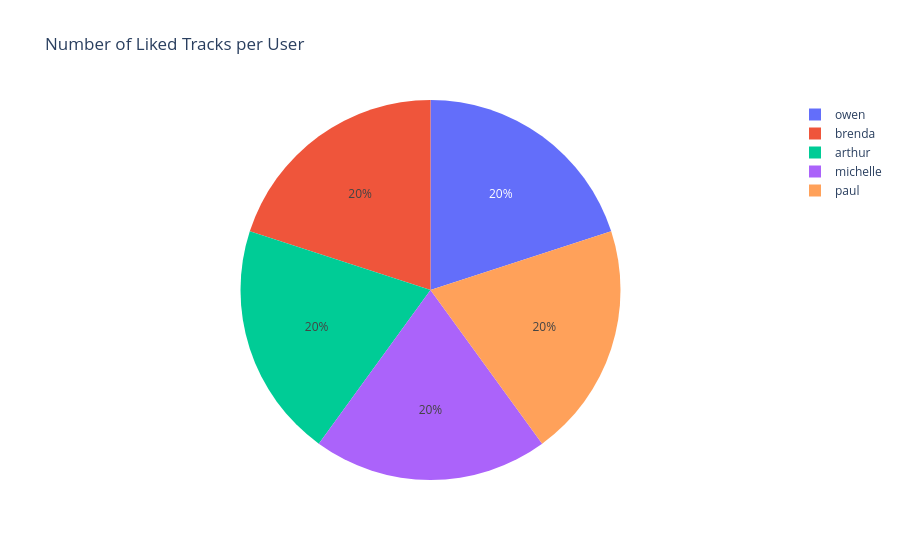

This figure's notebook cell:
### Code cell
px.pie(df, names="username", title="Number of Liked Tracks per User")

### Figure 1 — Plotly figure (JSON) as saved in the notebook; plotly's stock layout.template omitted (floating-point values rounded to 4 significant figures; data arrays with more than 128 entries replaced by an {"elided": "..."} marker saying what was removed)
{"data": [{"domain": {"x": [0, 1], "y": [0, 1]}, "hovertemplate": "username=%{label}<extra></extra>", "labels": {"elided": "750 str values"}, "legendgroup": "", "name": "", "showlegend": true, "type": "pie"}], "layout": {"legend": {"tracegroupgap": 0}, "title": {"text": "Number of Liked Tracks per User"}}}
